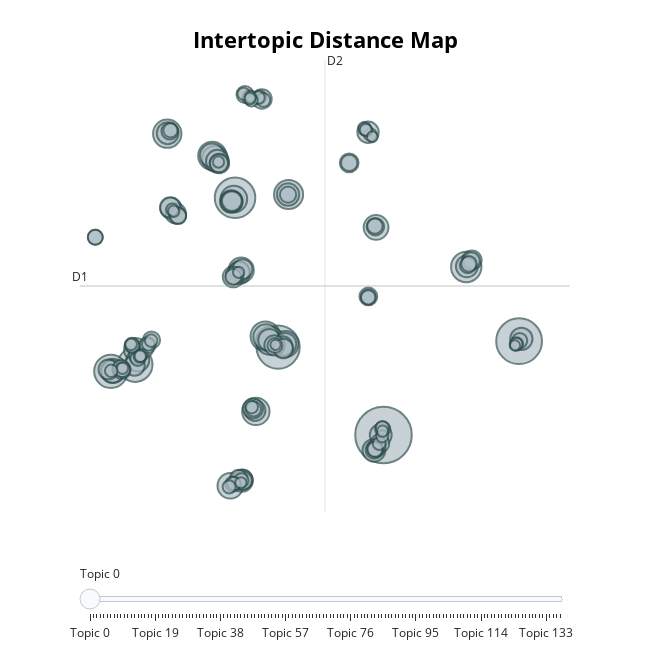

Notebook code for this chart:
### Code cell
# Visualize intertopic distance
topic_model.visualize_topics()

### Figure 1 — Plotly figure (JSON) as saved in the notebook; plotly's stock layout.template omitted (floating-point values rounded to 4 significant figures; data arrays with more than 128 entries replaced by an {"elided": "..."} marker saying what was removed)
{"data": [{"customdata": {"elided": "138x3 mixed values"}, "hovertemplate": "<b>Topic %{customdata[0]}</b><br>Words: %{customdata[1]}<br>Size: %{customdata[2]}", "legendgroup": "", "marker": {"color": "#B0BEC5", "line": {"color": "DarkSlateGrey", "width": 2}, "size": {"elided": "138 int values"}, "sizemode": "area", "sizeref": 0.1888, "symbol": "circle"}, "mode": "markers", "name": "", "orientation": "v", "showlegend": false, "type": "scatter", "x": {"elided": "138 float values"}, "xaxis": "x", "y": {"elided": "138 float values"}, "yaxis": "y"}], "layout": {"annotations": [{"showarrow": false, "text": "D1", "x": -8.21, "y": 2.258, "yshift": 10}, {"showarrow": false, "text": "D2", "x": 8.973, "xshift": 10, "y": 17.58}], "height": 650, "hoverlabel": {"bgcolor": "white", "font": {"family": "Rockwell", "size": 16}}, "legend": {"itemsizing": "constant", "tracegroupgap": 0}, "margin": {"t": 60}, "shapes": [{"line": {"color": "#CFD8DC", "width": 2}, "type": "line", "x0": 8.973, "x1": 8.973, "y0": -13.06, "y1": 17.58}, {"line": {"color": "#9E9E9E", "width": 2}, "type": "line", "x0": -8.21, "x1": 26.16, "y0": 2.258, "y1": 2.258}], "sliders": [{"active": 0, "pad": {"t": 50}, "steps": [{"args": [{"marker.color": {"elided": "1x138 str values"}}], "label": "Topic 0", "method": "update"}, {"args": [{"marker.color": {"elided": "1x138 str values"}}], "label": "Topic 1", "method": "update"}, {"args": [{"marker.color": {"elided": "1x138 str values"}}], "label": "Topic 2", "method": "update"}, {"args": [{"marker.color": {"elided": "1x138 str values"}}], "label": "Topic 3", "method": "update"}, {"args": [{"marker.color": {"elided": "1x138 str values"}}], "label": "Topic 4", "method": "update"}, {"args": [{"marker.color": {"elided": "1x138 str values"}}], "label": "Topic 5", "method": "update"}, {"args": [{"marker.color": {"elided": "1x138 str values"}}], "label": "Topic 6", "method": "update"}, {"args": [{"marker.color": {"elided": "1x138 str values"}}], "label": "Topic 7", "method": "update"}, {"args": [{"marker.color": {"elided": "1x138 str values"}}], "label": "Topic 8", "method": "update"}, {"args": [{"marker.color": {"elided": "1x138 str values"}}], "label": "Topic 9", "method": "update"}, {"args": [{"marker.color": {"elided": "1x138 str values"}}], "label": "Topic 10", "method": "update"}, {"args": [{"marker.color": {"elided": "1x138 str values"}}], "label": "Topic 11", "method": "update"}, {"args": [{"marker.color": {"elided": "1x138 str values"}}], "label": "Topic 12", "method": "update"}, {"args": [{"marker.color": {"elided": "1x138 str values"}}], "label": "Topic 13", "method": "update"}, {"args": [{"marker.color": {"elided": "1x138 str values"}}], "label": "Topic 14", "method": "update"}, {"args": [{"marker.color": {"elided": "1x138 str values"}}], "label": "Topic 15", "method": "update"}, {"args": [{"marker.color": {"elided": "1x138 str values"}}], "label": "Topic 16", "method": "update"}, {"args": [{"marker.color": {"elided": "1x138 str values"}}], "label": "Topic 17", "method": "update"}, {"args": [{"marker.color": {"elided": "1x138 str values"}}], "label": "Topic 18", "method": "update"}, {"args": [{"marker.color": {"elided": "1x138 str values"}}], "label": "Topic 19", "method": "update"}, {"args": [{"marker.color": {"elided": "1x138 str values"}}], "label": "Topic 20", "method": "update"}, {"args": [{"marker.color": {"elided": "1x138 str values"}}], "label": "Topic 21", "method": "update"}, {"args": [{"marker.color": {"elided": "1x138 str values"}}], "label": "Topic 22", "method": "update"}, {"args": [{"marker.color": {"elided": "1x138 str values"}}], "label": "Topic 23", "method": "update"}, {"args": [{"marker.color": {"elided": "1x138 str values"}}], "label": "Topic 24", "method": "update"}, {"args": [{"marker.color": {"elided": "1x138 str values"}}], "label": "Topic 25", "method": "update"}, {"args": [{"marker.color": {"elided": "1x138 str values"}}], "label": "Topic 26", "method": "update"}, {"args": [{"marker.color": {"elided": "1x138 str values"}}], "label": "Topic 27", "method": "update"}, {"args": [{"marker.color": {"elided": "1x138 str values"}}], "label": "Topic 28", "method": "update"}, {"args": [{"marker.color": {"elided": "1x138 str values"}}], "label": "Topic 29", "method": "update"}, {"args": [{"marker.color": {"elided": "1x138 str values"}}], "label": "Topic 30", "method": "update"}, {"args": [{"marker.color": {"elided": "1x138 str values"}}], "label": "Topic 31", "method": "update"}, {"args": [{"marker.color": {"elided": "1x138 str values"}}], "label": "Topic 32", "method": "update"}, {"args": [{"marker.color": {"elided": "1x138 str values"}}], "label": "Topic 33", "method": "update"}, {"args": [{"marker.color": {"elided": "1x138 str values"}}], "label": "Topic 34", "method": "update"}, {"args": [{"marker.color": {"elided": "1x138 str values"}}], "label": "Topic 35", "method": "update"}, {"args": [{"marker.color": {"elided": "1x138 str values"}}], "label": "Topic 36", "method": "update"}, {"args": [{"marker.color": {"elided": "1x138 str values"}}], "label": "Topic 37", "method": "update"}, {"args": [{"marker.color": {"elided": "1x138 str values"}}], "label": "Topic 38", "method": "update"}, {"args": [{"marker.color": {"elided": "1x138 str values"}}], "label": "Topic 39", "method": "update"}, {"args": [{"marker.color": {"elided": "1x138 str values"}}], "label": "Topic 40", "method": "update"}, {"args": [{"marker.color": {"elided": "1x138 str values"}}], "label": "Topic 41", "method": "update"}, {"args": [{"marker.color": {"elided": "1x138 str values"}}], "label": "Topic 42", "method": "update"}, {"args": [{"marker.color": {"elided": "1x138 str values"}}], "label": "Topic 43", "method": "update"}, {"args": [{"marker.color": {"elided": "1x138 str values"}}], "label": "Topic 44", "method": "update"}, {"args": [{"marker.color": {"elided": "1x138 str values"}}], "label": "Topic 45", "method": "update"}, {"args": [{"marker.color": {"elided": "1x138 str values"}}], "label": "Topic 46", "method": "update"}, {"args": [{"marker.color": {"elided": "1x138 str values"}}], "label": "Topic 47", "method": "update"}, {"args": [{"marker.color": {"elided": "1x138 str values"}}], "label": "Topic 48", "method": "update"}, {"args": [{"marker.color": {"elided": "1x138 str values"}}], "label": "Topic 49", "method": "update"}, {"args": [{"marker.color": {"elided": "1x138 str values"}}], "label": "Topic 50", "method": "update"}, {"args": [{"marker.color": {"elided": "1x138 str values"}}], "label": "Topic 51", "method": "update"}, {"args": [{"marker.color": {"elided": "1x138 str values"}}], "label": "Topic 52", "method": "update"}, {"args": [{"marker.color": {"elided": "1x138 str values"}}], "label": "Topic 53", "method": "update"}, {"args": [{"marker.color": {"elided": "1x138 str values"}}], "label": "Topic 54", "method": "update"}, {"args": [{"marker.color": {"elided": "1x138 str values"}}], "label": "Topic 55", "method": "update"}, {"args": [{"marker.color": {"elided": "1x138 str values"}}], "label": "Topic 56", "method": "update"}, {"args": [{"marker.color": {"elided": "1x138 str values"}}], "label": "Topic 57", "method": "update"}, {"args": [{"marker.color": {"elided": "1x138 str values"}}], "label": "Topic 58", "method": "update"}, {"args": [{"marker.color": {"elided": "1x138 str values"}}], "label": "Topic 59", "method": "update"}, {"args": [{"marker.color": {"elided": "1x138 str values"}}], "label": "Topic 60", "method": "update"}, {"args": [{"marker.color": {"elided": "1x138 str values"}}], "label": "Topic 61", "method": "update"}, {"args": [{"marker.color": {"elided": "1x138 str values"}}], "label": "Topic 62", "method": "update"}, {"args": [{"marker.color": {"elided": "1x138 str values"}}], "label": "Topic 63", "method": "update"}, {"args": [{"marker.color": {"elided": "1x138 str values"}}], "label": "Topic 64", "method": "update"}, {"args": [{"marker.color": {"elided": "1x138 str values"}}], "label": "Topic 65", "method": "update"}, {"args": [{"marker.color": {"elided": "1x138 str values"}}], "label": "Topic 66", "method": "update"}, {"args": [{"marker.color": {"elided": "1x138 str values"}}], "label": "Topic 67", "method": "update"}, {"args": [{"marker.color": {"elided": "1x138 str values"}}], "label": "Topic 68", "method": "update"}, {"args": [{"marker.color": {"elided": "1x138 str values"}}], "label": "Topic 69", "method": "update"}, {"args": [{"marker.color": {"elided": "1x138 str values"}}], "label": "Topic 70", "method": "update"}, {"args": [{"marker.color": {"elided": "1x138 str values"}}], "label": "Topic 71", "method": "update"}, {"args": [{"marker.color": {"elided": "1x138 str values"}}], "label": "Topic 72", "method": "update"}, {"args": [{"marker.color": {"elided": "1x138 str values"}}], "label": "Topic 73", "method": "update"}, {"args": [{"marker.color": {"elided": "1x138 str values"}}], "label": "Topic 74", "method": "update"}, {"args": [{"marker.color": {"elided": "1x138 str values"}}], "label": "Topic 75", "method": "update"}, {"args": [{"marker.color": {"elided": "1x138 str values"}}], "label": "Topic 76", "method": "update"}, {"args": [{"marker.color": {"elided": "1x138 str values"}}], "label": "Topic 77", "method": "update"}, {"args": [{"marker.color": {"elided": "1x138 str values"}}], "label": "Topic 78", "method": "update"}, {"args": [{"marker.color": {"elided": "1x138 str values"}}], "label": "Topic 79", "method": "update"}, {"args": [{"marker.color": {"elided": "1x138 str values"}}], "label": "Topic 80", "method": "update"}, {"args": [{"marker.color": {"elided": "1x138 str values"}}], "label": "Topic 81", "method": "update"}, {"args": [{"marker.color": {"elided": "1x138 str values"}}], "label": "Topic 82", "method": "update"}, {"args": [{"marker.color": {"elided": "1x138 str values"}}], "label": "Topic 83", "method": "update"}, {"args": [{"marker.color": {"elided": "1x138 str values"}}], "label": "Topic 84", "method": "update"}, {"args": [{"marker.color": {"elided": "1x138 str values"}}], "label": "Topic 85", "method": "update"}, {"args": [{"marker.color": {"elided": "1x138 str values"}}], "label": "Topic 86", "method": "update"}, {"args": [{"marker.color": {"elided": "1x138 str values"}}], "label": "Topic 87", "method": "update"}, {"args": [{"marker.color": {"elided": "1x138 str values"}}], "label": "Topic 88", "method": "update"}, {"args": [{"marker.color": {"elided": "1x138 str values"}}], "label": "Topic 89", "method": "update"}, {"args": [{"marker.color": {"elided": "1x138 str values"}}], "label": "Topic 90", "method": "update"}, {"args": [{"marker.color": {"elided": "1x138 str values"}}], "label": "Topic 91", "method": "update"}, {"args": [{"marker.color": {"elided": "1x138 str values"}}], "label": "Topic 92", "method": "update"}, {"args": [{"marker.color": {"elided": "1x138 str values"}}], "label": "Topic 93", "method": "update"}, {"args": [{"marker.color": {"elided": "1x138 str values"}}], "label": "Topic 94", "method": "update"}, {"args": [{"marker.color": {"elided": "1x138 str values"}}], "label": "Topic 95", "method": "update"}, {"args": [{"marker.color": {"elided": "1x138 str values"}}], "label": "Topic 96", "method": "update"}, {"args": [{"marker.color": {"elided": "1x138 str values"}}], "label": "Topic 97", "method": "update"}, {"args": [{"marker.color": {"elided": "1x138 str values"}}], "label": "Topic 98", "method": "update"}, {"args": [{"marker.color": {"elided": "1x138 str values"}}], "label": "Topic 99", "method": "update"}, {"args": [{"marker.color": {"elided": "1x138 str values"}}], "label": "Topic 100", "method": "update"}, {"args": [{"marker.color": {"elided": "1x138 str values"}}], "label": "Topic 101", "method": "update"}, {"args": [{"marker.color": {"elided": "1x138 str values"}}], "label": "Topic 102", "method": "update"}, {"args": [{"marker.color": {"elided": "1x138 str values"}}], "label": "Topic 103", "method": "update"}, {"args": [{"marker.color": {"elided": "1x138 str values"}}], "label": "Topic 104", "method": "update"}, {"args": [{"marker.color": {"elided": "1x138 str values"}}], "label": "Topic 105", "method": "update"}, {"args": [{"marker.color": {"elided": "1x138 str values"}}], "label": "Topic 106", "method": "update"}, {"args": [{"marker.color": {"elided": "1x138 str values"}}], "label": "Topic 107", "method": "update"}, {"args": [{"marker.color": {"elided": "1x138 str values"}}], "label": "Topic 108", "method": "update"}, {"args": [{"marker.color": {"elided": "1x138 str values"}}], "label": "Topic 109", "method": "update"}, {"args": [{"marker.color": {"elided": "1x138 str values"}}], "label": "Topic 110", "method": "update"}, {"args": [{"marker.color": {"elided": "1x138 str values"}}], "label": "Topic 111", "method": "update"}, {"args": [{"marker.color": {"elided": "1x138 str values"}}], "label": "Topic 112", "method": "update"}, {"args": [{"marker.color": {"elided": "1x138 str values"}}], "label": "Topic 113", "method": "update"}, {"args": [{"marker.color": {"elided": "1x138 str values"}}], "label": "Topic 114", "method": "update"}, {"args": [{"marker.color": {"elided": "1x138 str values"}}], "label": "Topic 115", "method": "update"}, {"args": [{"marker.color": {"elided": "1x138 str values"}}], "label": "Topic 116", "method": "update"}, {"args": [{"marker.color": {"elided": "1x138 str values"}}], "label": "Topic 117", "method": "update"}, {"args": [{"marker.color": {"elided": "1x138 str values"}}], "label": "Topic 118", "method": "update"}, {"args": [{"marker.color": {"elided": "1x138 str values"}}], "label": "Topic 119", "method": "update"}, {"args": [{"marker.color": {"elided": "1x138 str values"}}], "label": "Topic 120", "method": "update"}, {"args": [{"marker.color": {"elided": "1x138 str values"}}], "label": "Topic 121", "method": "update"}, {"args": [{"marker.color": {"elided": "1x138 str values"}}], "label": "Topic 122", "method": "update"}, {"args": [{"marker.color": {"elided": "1x138 str values"}}], "label": "Topic 123", "method": "update"}, {"args": [{"marker.color": {"elided": "1x138 str values"}}], "label": "Topic 124", "method": "update"}, {"args": [{"marker.color": {"elided": "1x138 str values"}}], "label": "Topic 125", "method": "update"}, {"args": [{"marker.color": {"elided": "1x138 str values"}}], "label": "Topic 126", "method": "update"}, {"args": [{"marker.color": {"elided": "1x138 str values"}}], "label": "Topic 127", "method": "update"}, {"args": [{"marker.color": {"elided": "1x138 str values"}}], "label": "Topic 128", "method": "update"}, {"args": [{"marker.color": {"elided": "1x138 str values"}}], "label": "Topic 129", "method": "update"}, {"args": [{"marker.color": {"elided": "1x138 str values"}}], "label": "Topic 130", "method": "update"}, {"args": [{"marker.color": {"elided": "1x138 str values"}}], "label": "Topic 131", "method": "update"}, {"args": [{"marker.color": {"elided": "1x138 str values"}}], "label": "Topic 132", "method": "update"}, {"args": [{"marker.color": {"elided": "1x138 str values"}}], "label": "Topic 133", "method": "update"}, {"args": [{"marker.color": {"elided": "1x138 str values"}}], "label": "Topic 134", "method": "update"}, {"args": [{"marker.color": {"elided": "1x138 str values"}}], "label": "Topic 135", "method": "update"}, {"args": [{"marker.color": {"elided": "1x138 str values"}}], "label": "Topic 136", "method": "update"}, {"args": [{"marker.color": {"elided": "1x138 str values"}}], "label": "Topic 137", "method": "update"}]}], "title": {"font": {"color": "Black", "size": 22}, "text": "<b>Intertopic Distance Map", "x": 0.5, "xanchor": "center", "y": 0.95, "yanchor": "top"}, "width": 650, "xaxis": {"anchor": "y", "domain": [0, 1], "range": [-8.21, 26.16], "title": {"text": ""}, "visible": false}, "yaxis": {"anchor": "x", "domain": [0, 1], "range": [-13.06, 17.58], "title": {"text": ""}, "visible": false}}}
